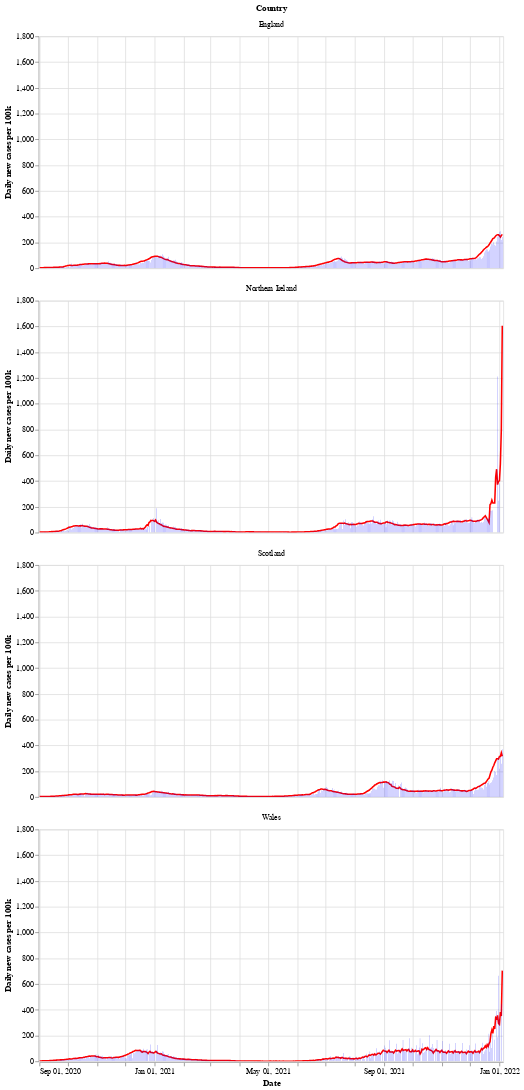

The cell this chart's notebook holds for it:
### Markdown cell above
Next is a bar chart of the number of new cases in each country (per 100k population), with the 7 day moving average of cases. Again we see that Wales saw a longer period of raising and falling cases compared to the other countries.

After a period of cases falling, each nation is now seeing a rise in the number of cases - especially in Wales.

### Code cell
# collapse
bars = alt.Chart(uk_cases).mark_bar().encode(
    x=alt.X("yearmonthdate(date):T", axis=alt.Axis(title='Date')),
    y=alt.Y("newCasesRate:Q", axis=alt.Axis(title='Daily new cases per 100k')),
    tooltip='newCasesRate',
    color=alt.condition(
        alt.datum.dailyChange > 0,
        alt.value("orange"),  # The positive color
        alt.value("blue")  # The negative color
    )
).properties(title='New cases per 100k population with rolling 7 day average', width=600).interactive()
line = alt.Chart(uk_cases).mark_line(
    color='red',
    size=2,
).transform_window(
    rolling_mean='mean(newCasesRate)',
    frame=[0, 7],
    groupby=['areaName']
).encode(
    x='yearmonthdate(date):T',
    y='rolling_mean:Q'
)
alt.layer(line, bars, data=uk_cases).facet(alt.Row('areaName', title='Country'), columns=1)

### Figure 1 — Vega-Lite specification as saved in the notebook (floating-point values rounded to 4 significant figures; data arrays with more than 128 entries replaced by an {"elided": "..."} marker saying what was removed)
{"config": {"view": {"continuousWidth": 400, "continuousHeight": 300}}, "data": {"name": "data-372de2ee2d29d3199633db2efd7cf89e"}, "facet": {"type": "nominal", "field": "areaName", "title": "Country"}, "spec": {"layer": [{"mark": {"type": "line", "color": "red", "size": 2}, "encoding": {"x": {"type": "temporal", "field": "date", "timeUnit": "yearmonthdate"}, "y": {"type": "quantitative", "field": "rolling_mean"}}, "transform": [{"window": [{"op": "mean", "field": "newCasesRate", "as": "rolling_mean"}], "frame": [0, 7], "groupby": ["areaName"]}]}, {"mark": "bar", "encoding": {"color": {"condition": {"value": "orange", "test": "(datum.dailyChange > 0)"}, "value": "blue"}, "tooltip": {"type": "quantitative", "field": "newCasesRate"}, "x": {"type": "temporal", "axis": {"title": "Date"}, "field": "date", "timeUnit": "yearmonthdate"}, "y": {"type": "quantitative", "axis": {"title": "Daily new cases per 100k"}, "field": "newCasesRate"}}, "selection": {"selector002": {"type": "interval", "bind": "scales", "encodings": ["x", "y"]}}, "title": "New cases per 100k population with rolling 7 day average", "width": 600}]}, "columns": 1, "$schema": "https://vega.github.io/schema/vega-lite/v4.8.1.json", "datasets": {"data-372de2ee2d29d3199633db2efd7cf89e": {"elided": "1964 records"}}}
